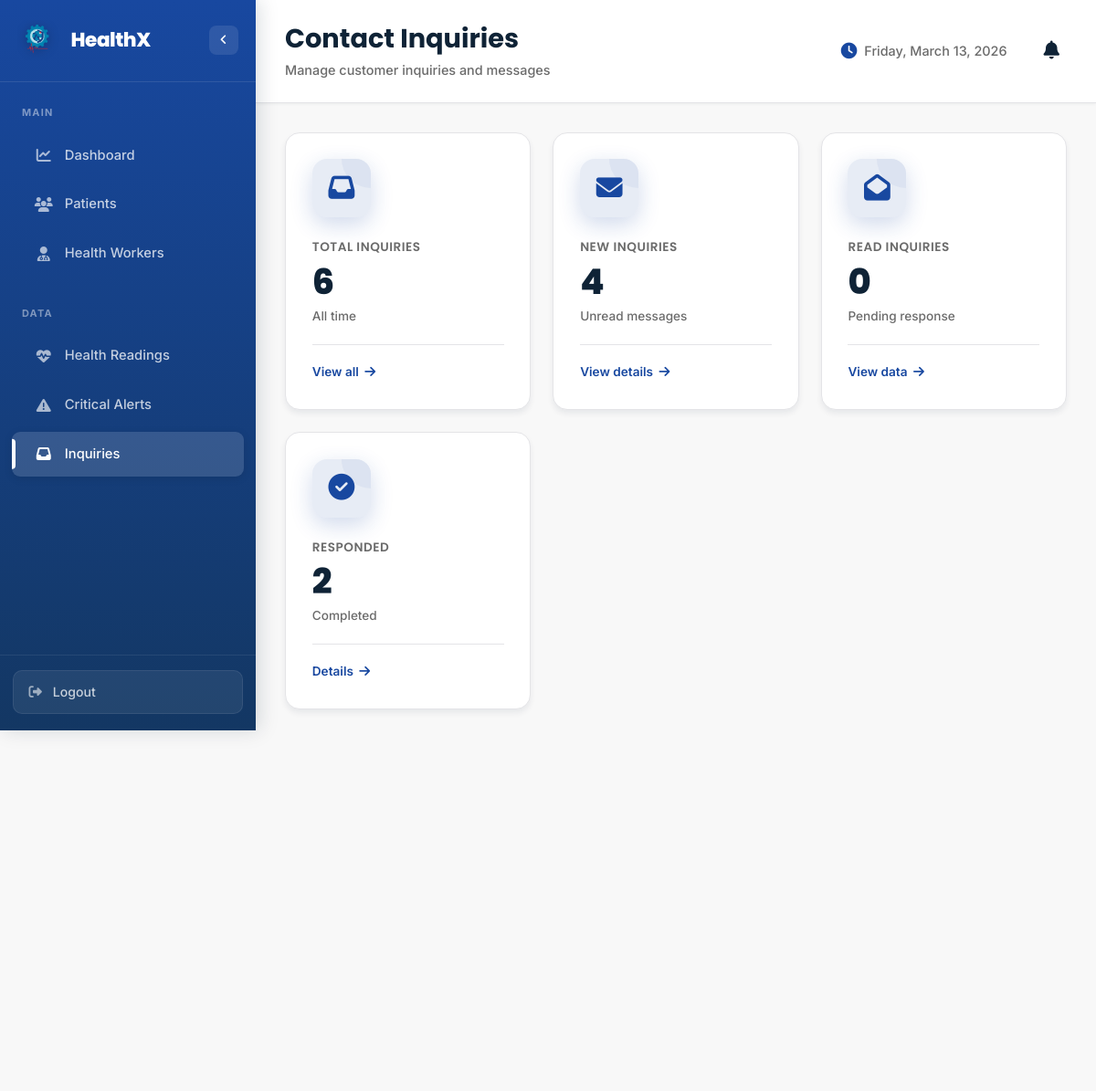
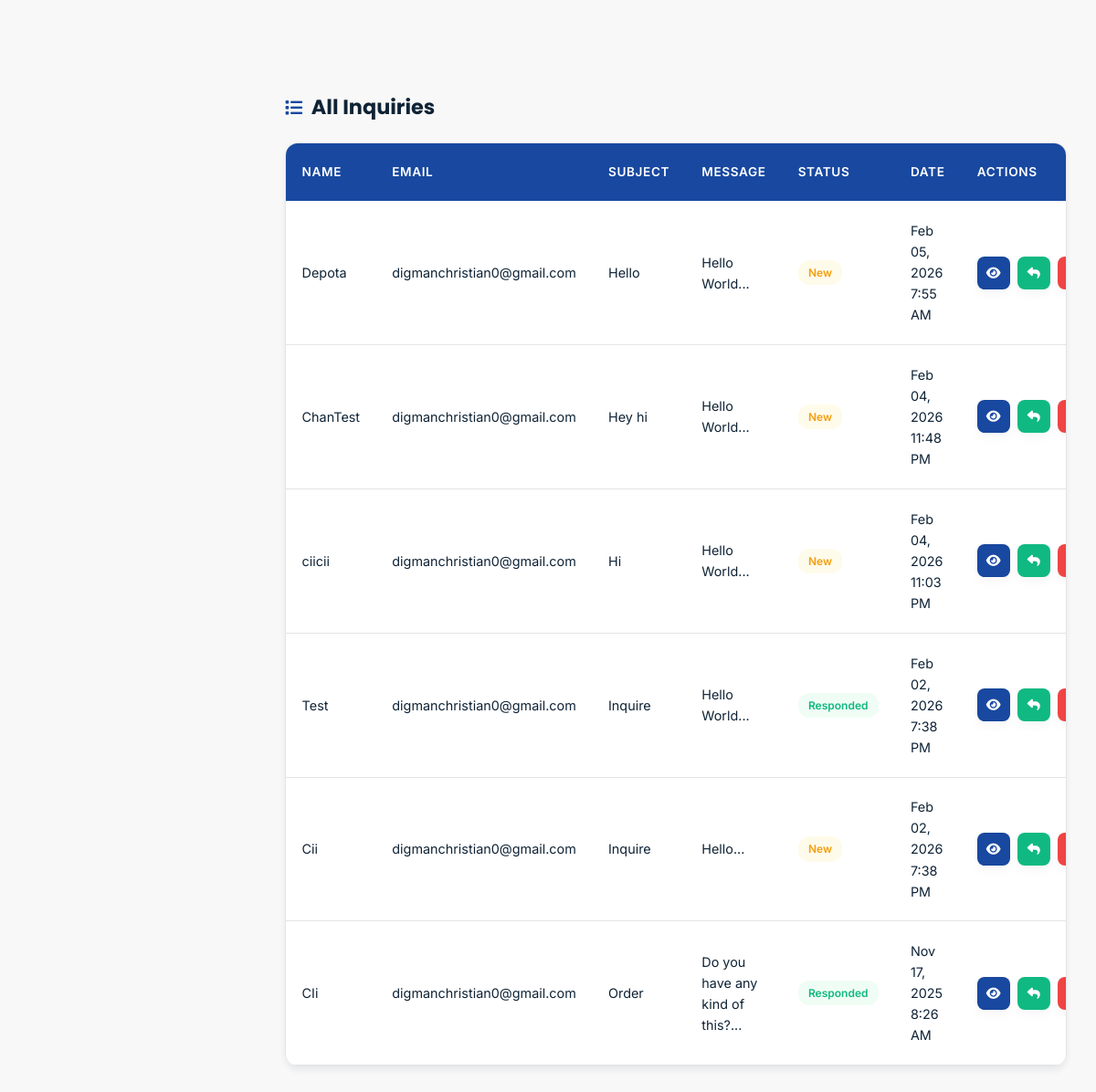
Page /admin/inquiries.php (signed in) on the committed database (2 pictures, top to bottom).
### tables this page shows
CREATE TABLE `contact_inquiries` (
  `id` int(11) NOT NULL,
  `full_name` varchar(255) NOT NULL,
  `email` varchar(255) NOT NULL,
  `phone` varchar(20) DEFAULT NULL,
  `subject` varchar(500) NOT NULL,
  `message` text NOT NULL,
  `status` enum('new','read','responded') DEFAULT 'new',
  `notification_viewed` tinyint(1) DEFAULT 0,
  `created_at` datetime DEFAULT current_timestamp(),
  `updated_at` datetime DEFAULT current_timestamp() ON UPDATE current_timestamp()
);

### admin/inquiries.php (the view, shortened to what this page needs)
<?php
require_once('../config/dbcon.php');
$inquiries = [];
$result = $conn->query("
    SELECT
        id,
        full_name,
        email,
        phone,
        subject,
        message,
        status,
        notification_viewed,
        DATE_ADD(created_at, INTERVAL 8 HOUR) as created_at,
        DATE_ADD(updated_at, INTERVAL 8 HOUR) as updated_at
    FROM contact_inquiries
    ORDER BY created_at DESC
");
while($row = $result->fetch_assoc()) {
    $inquiries[] = $row;
}
$totalInquiries = count($inquiries);
$newInquiries = 0;
$readInquiries = 0;
$respondedInquiries = 0;
foreach($inquiries as $inq) {
    if($inq['status'] === 'new') $newInquiries++;
    elseif($inq['status'] === 'read') $readInquiries++;
    elseif($inq['status'] === 'responded') $respondedInquiries++;
}
?>
<!DOCTYPE html>
<html lang="en">
<head>
    <link rel="stylesheet" href="https://cdnjs.cloudflare.com/ajax/libs/font-awesome/6.4.0/css/all.min.css">
    <link rel="stylesheet" href="../css/admin_style.css">
</head>
<body>
    <aside class="sidebar" id="sidebar">
        <div class="sidebar-header">
            <div class="logo">
                <img src="../images/flogo.png" alt="HealthX Logo" class="logo-img" onerror="this.style.display='none'; this.nextElementSibling.style.display='flex';">
                <div class="logo-content"><span class="logo-text">HealthX</span></div>
            </div>
            <button class="sidebar-toggle" id="sidebarToggle"><i class="fas fa-angle-left"></i></button>
        </div>
        <nav class="sidebar-nav">
            <div class="nav-section">
                <span class="nav-section-title">Main</span>
                <a href="dashboard.php" class="nav-item"><div class="nav-icon"><i class="fas fa-chart-line"></i></div><span class="nav-text">Dashboard</span></a>
                <a href="patients.php" class="nav-item"><div class="nav-icon"><i class="fas fa-users"></i></div><span class="nav-text">Patients</span></a>
                <a href="health_workers.php" class="nav-item"><div class="nav-icon"><i class="fas fa-user-md"></i></div><span class="nav-text">Health Workers</span></a>
            </div>
            <div class="nav-section">
                <span class="nav-section-title">Data</span>
                <a href="readings.php" class="nav-item"><div class="nav-icon"><i class="fas fa-heartbeat"></i></div><span class="nav-text">Health Readings</span></a>
                <a href="alerts.php" class="nav-item"><div class="nav-icon"><i class="fas fa-exclamation-triangle"></i></div><span class="nav-text">Critical Alerts</span></a>
                <a href="inquiries.php" class="nav-item active"><div class="nav-icon"><i class="fas fa-inbox"></i></div><span class="nav-text">Inquiries</span></a>
            </div>
        </nav>
        <div class="sidebar-footer">
            <a href="logout.php" class="logout-btn"><i class="fas fa-sign-out-alt"></i><span class="logout-text">Logout</span></a>
        </div>
    </aside>
    <main class="main-content">
        <header class="top-bar">
            <div class="top-bar-left">
                <div class="page-title">
                    <h1>Contact Inquiries</h1>
                    <p class="subtitle">Manage customer inquiries and messages</p>
                </div>
            </div>
            <div class="top-bar-right">
                <div class="quick-stats">
                    <div class="quick-stat"><i class="fas fa-clock"></i><span><?php echo date('l, F j, Y g:i A'); ?></span></div>
                    <button class="notification-btn" id="notificationBtn" aria-label="Notifications">
                        <i class="fas fa-bell"></i>
                    </button>
                </div>
            </div>
        </header>
        <div class="dashboard-content">
            <div class="stats-grid">
                <div class="stat-card">
                    <div class="stat-header"><div class="stat-icon"><i class="fas fa-inbox"></i></div></div>
                    <div class="stat-body">
                        <h3>Total Inquiries</h3>
                        <div class="stat-value"><?php echo number_format($totalInquiries); ?></div>
                        <p class="stat-description">All time</p>
                    </div>
                    <div class="stat-footer"><a href="#inquiries-table">View all <i class="fas fa-arrow-right"></i></a></div>
                </div>
                <div class="stat-card">
                    <div class="stat-header"><div class="stat-icon"><i class="fas fa-envelope"></i></div></div>
                    <div class="stat-body">
                        <h3>New Inquiries</h3>
                        <div class="stat-value"><?php echo number_format($newInquiries); ?></div>
                        <p class="stat-description">Unread messages</p>
                    </div>
                    <div class="stat-footer"><a href="#inquiries-table">View details <i class="fas fa-arrow-right"></i></a></div>
                </div>
                <div class="stat-card">
                    <div class="stat-header"><div class="stat-icon"><i class="fas fa-envelope-open"></i></div></div>
                    <div class="stat-body">
                        <h3>Read Inquiries</h3>
                        <div class="stat-value"><?php echo number_format($readInquiries); ?></div>
                        <p class="stat-description">Pending response</p>
                    </div>
                    <div class="stat-footer"><a href="#inquiries-table">View data <i class="fas fa-arrow-right"></i></a></div>
                </div>
                <div class="stat-card">
                    <div class="stat-header"><div class="stat-icon"><i class="fas fa-check-circle"></i></div></div>
                    <div class="stat-body">
                        <h3>Responded</h3>
                        <div class="stat-value"><?php echo number_format($respondedInquiries); ?></div>
                        <p class="stat-description">Completed</p>
                    </div>
                    <div class="stat-footer"><a href="#inquiries-table">Details <i class="fas fa-arrow-right"></i></a></div>
                </div>
            </div>
            <div class="charts-container">
                <div class="chart-medium">
                </div>
                <div class="chart-medium">
                </div>
            </div>
            <div class="table-section" id="inquiries-table">
                <div class="section-header"><h2><i class="fas fa-list"></i> All Inquiries</h2></div>
                <div class="table-container">
                    <table class="data-table">
                        <thead>
                            <tr><th>Name</th><th>Email</th><th>Subject</th><th>Message</th><th>Status</th><th>Date</th><th>Actions</th></tr>
                        </thead>
                        <tbody>
                            <?php foreach($inquiries as $inquiry): ?>
                            <tr>
                                <td><?php echo htmlspecialchars($inquiry['full_name']); ?></td>
                                <td><?php echo htmlspecialchars($inquiry['email']); ?></td>
                                <td><?php echo htmlspecialchars($inquiry['subject']); ?></td>
                                <td><span title="<?php echo htmlspecialchars($inquiry['message']); ?>"><?php echo htmlspecialchars(substr($inquiry['message'], 0, 50)); ?>...</span></td>
                                <td>
                                    <?php
                                    $badgeClass = 'elevated';
                                    if($inquiry['status'] === 'responded') $badgeClass = 'normal';
                                    ?>
                                    <span class="reading-category <?php echo $badgeClass; ?>"><?php echo ucfirst($inquiry['status']); ?></span>
                                </td>
                                <td><?php echo date('M d, Y g:i A', strtotime($inquiry['created_at'])); ?></td>
                                <td>
                                    <div class="action-buttons" style="display:flex;gap:0.5rem;align-items:center;justify-content:flex-end;">
                                        <button class="icon-btn btn-view"
                                                data-inquiry='<?php echo htmlspecialchars(json_encode($inquiry), ENT_QUOTES); ?>'
                                                onclick="viewInquiry(this, event)"
                                                title="View inquiry"
                                                aria-label="View inquiry">
                                            <i class="fas fa-eye"></i>
                                        </button>
                                        <button class="icon-btn btn-edit"
                                                data-inquiry='<?php echo htmlspecialchars(json_encode($inquiry), ENT_QUOTES); ?>'
                                                onclick="replyInquiry(this, event)"
                                                title="Reply to inquiry"
                                                aria-label="Reply to inquiry">
                                            <i class="fas fa-reply"></i>
                                        </button>
                                        <button class="icon-btn btn-delete"
                                                data-inquiry='<?php echo htmlspecialchars(json_encode($inquiry), ENT_QUOTES); ?>'
                                                onclick="deleteInquiry(this, event)"
                                                title="Delete inquiry"
                                                aria-label="Delete inquiry">
                                        </button>
                                    </div>
                                </td>
                            </tr>
                            <?php endforeach; ?>
                        </tbody>
                    </table>
                </div>
            </div>
        </div>
    </main>
</body>
</html>

### rows in the picture
contact_inquiries: full_name "Depota", email "digmanchristian0@gmail.com", subject "Hello", message "Hello World", status "New", created_at "Feb 05, 2026 7:55 AM"
contact_inquiries: full_name "ChanTest", email "digmanchristian0@gmail.com", subject "Hey hi", message "Hello World", status "New", created_at "Feb 04, 2026 11:48 PM"
contact_inquiries: full_name "ciicii", email "digmanchristian0@gmail.com", subject "Hi", message "Hello World", status "New", created_at "Feb 04, 2026 11:03 PM"
contact_inquiries: full_name "Test", email "digmanchristian0@gmail.com", subject "Inquire", message "Hello World", status "Responded", created_at "Feb 02, 2026 7:38 PM"
contact_inquiries: full_name "Cii", email "digmanchristian0@gmail.com", subject "Inquire", message "Hello", status "New", created_at "Feb 02, 2026 7:38 PM"
contact_inquiries: full_name "CIi", email "digmanchristian0@gmail.com", subject "Order", message "Do you have any kind of this?", status "Responded", created_at "Nov 17, 2025 8:26 AM"

### other values in the picture
$totalInquiries "6"
$newInquiries "4"
$readInquiries "0"
$respondedInquiries "2"
